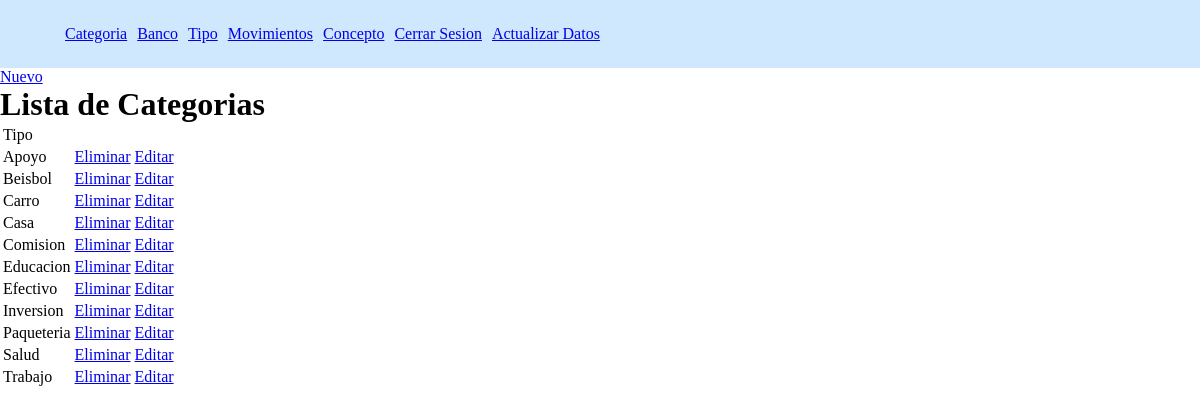
Before: /get-categoria with the older database file.
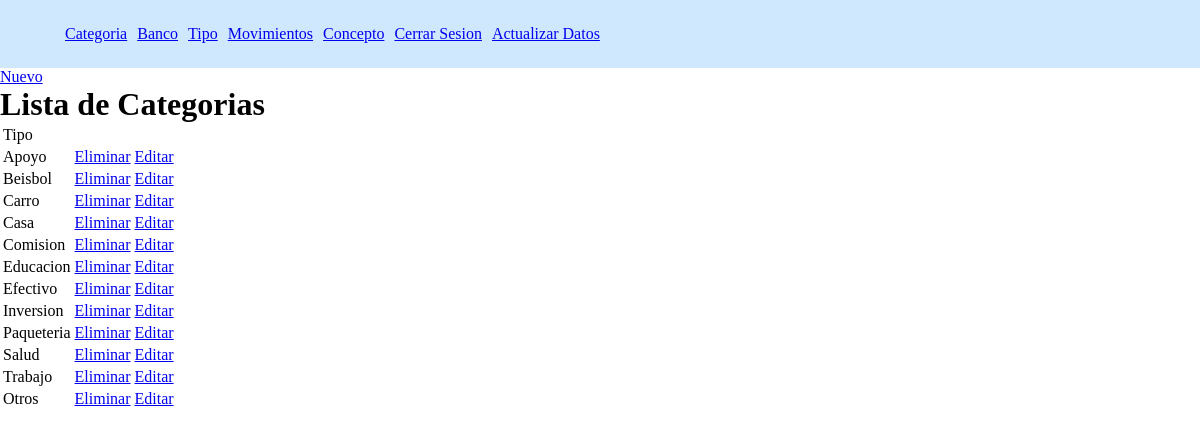
After: the same page with the newer database file.
### Gastos/models.py (models this page shows, shortened)
class Categoria(models.Model):
    categoria = models.CharField("Categoria",max_length=30)

### Gastos/views.py (the view)
# urls.py: path('get-categoria',views.getCategoria,name='getCategoria'),
def getCategoria(request):
    categoria= Categoria.objects.all()
    return render(request,'categoria/getCategoria.html',{'categoria':categoria})

### templates/categoria/getCategoria.html
{% extends 'index.html' %}
{% block cuerpo %}
<a href="{%url 'createCategoria'%}">Nuevo</a>
<h1>Lista de Categorias</h1>
<table style="border:1">
    <thead>
        <tr>
            <td>Tipo</td>
            <td></td>
            <td></td>
        </tr>
    </thead>
    <tbody>
        {% for e in categoria  %}
        <tr>
            <td>{{e.categoria}}</td>
            <td><a href="{% url  'deleteCategoria' e.id  %}">Eliminar</a></td>
            <td><a href="{% url  'updateCategoria' e.id  %}">Editar</a></td>
        </tr>
        {% endfor %}
    </tbody>
</table>
{% endblock cuerpo %}

Changed rows visible on the page:
added Categoria: categoria "Otros"
